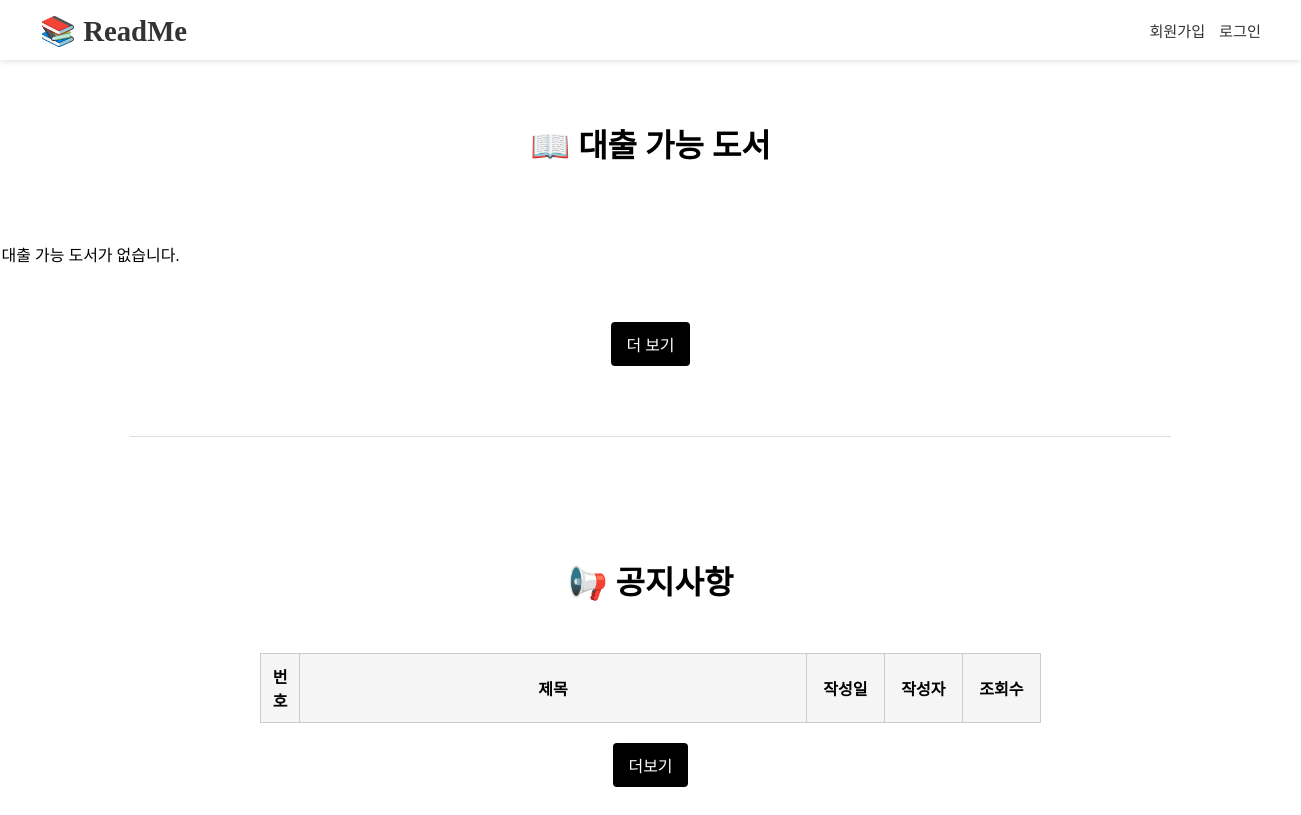
/home.php, run on an earlier commit of the app's database.
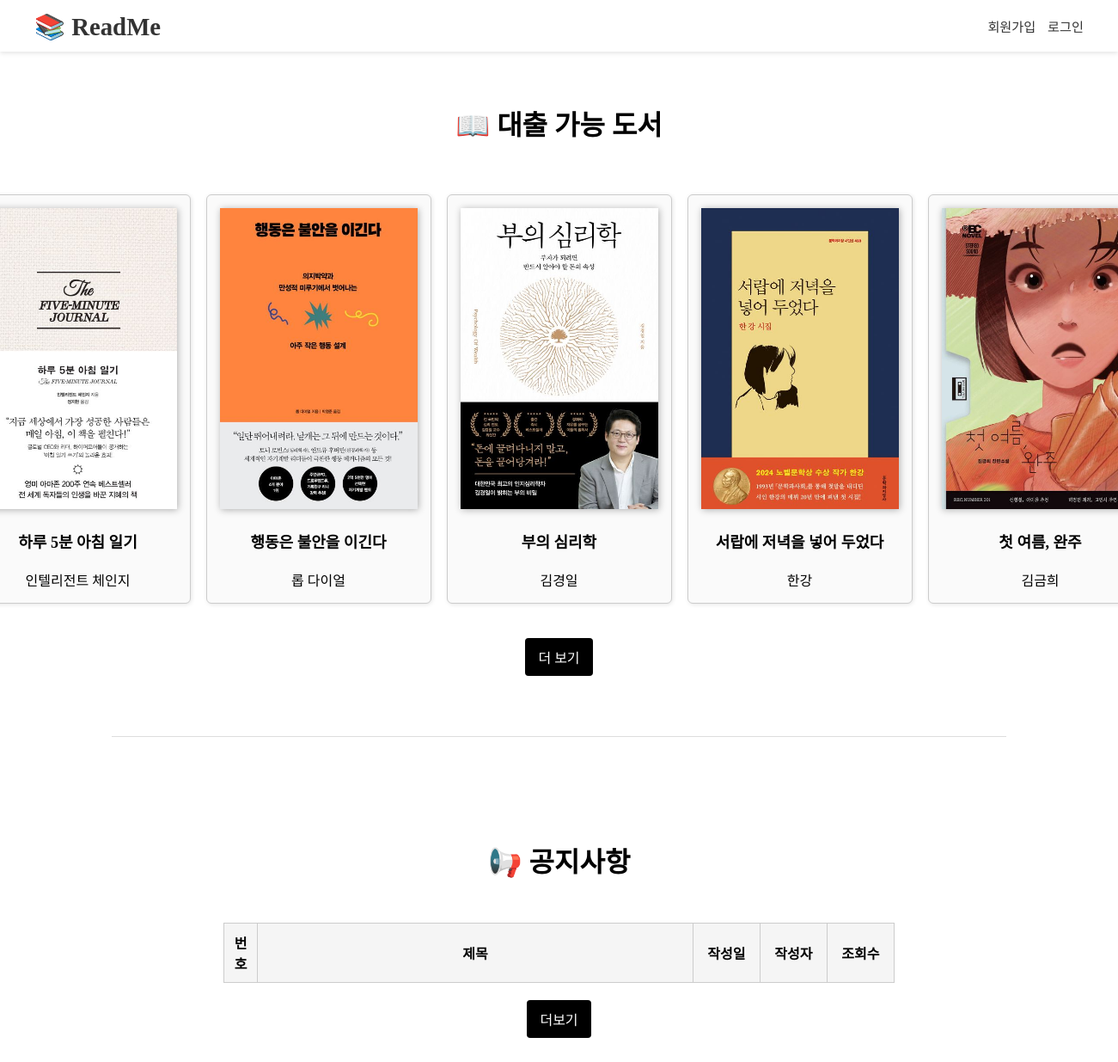
And on a later commit of the database.
### tables this page shows
CREATE TABLE book (
    bno INT unsigned AUTO_INCREMENT,     
    btitle VARCHAR(100) NOT NULL,           
    briter VARCHAR(50) NOT NULL,             
    bpub VARCHAR(50) NOT NULL,               
    bimg VARCHAR(100),                        
    sno INT unsigned,                         
    cno INT unsigned NOT NULL,
    constraint primary key (bno),
    constraint foreign key(sno) references slot(sno) on update cascade on delete cascade,
    constraint foreign key(cno) references category(cno) on update cascade on delete cascade
);

### home.php (the view, shortened to what this page needs)
<?php
include 'db.php';
?>
<?php include 'header.php'; ?>
<?php
$sqlAllBooks = "SELECT bno, btitle, briter, bimg FROM book ORDER BY bno DESC";
$resultAll = $conn->query($sqlAllBooks);
$availableBooks = [];
if ($resultAll->num_rows > 0) {
    while ($book = $resultAll->fetch_assoc()) {
        $bno = $book['bno'];
        $sqlStock = "SELECT istock FROM inven WHERE bno = ? ORDER BY idate DESC LIMIT 1";
        $stmtStock = $conn->prepare($sqlStock);
        $stmtStock->bind_param("i", $bno);
        $stmtStock->execute();
        $resStock = $stmtStock->get_result();
        $currentStock = 0;
        if ($resStock->num_rows > 0) {
            $rowStock = $resStock->fetch_assoc();
            $currentStock = intval($rowStock['istock']);
        }
        $sqlLoan = "SELECT COUNT(*) AS cnt FROM loan WHERE bno = ? AND lstate = 0";
        $stmtLoan = $conn->prepare($sqlLoan);
        $stmtLoan->bind_param("i", $bno);
        $stmtLoan->execute();
        $resLoan = $stmtLoan->get_result();
        $isLoaned = false;
        if ($resLoan->num_rows > 0) {
            $rowLoan = $resLoan->fetch_assoc();
            $isLoaned = intval($rowLoan['cnt']) > 0;
        }
        if ($currentStock > 0 && !$isLoaned) {
            $availableBooks[] = $book;
        }
        if (count($availableBooks) >= 5) break;
    }
}
?>
<div class="bookBox">
    <h1>📖 대출 가능 도서</h1>
    <div class="bookList">
        <?php if (count($availableBooks) > 0): ?>
            <?php foreach ($availableBooks as $book): ?>
            <div class="bookItem">
                <a href="./book/bookView.php?bno=<?= htmlspecialchars($book['bno']) ?>">
                    <img src="img/<?= htmlspecialchars($book['bimg']) ?>" alt="<?= htmlspecialchars($book['btitle']) ?>" />
                </a>
                <div class="bookTitle"><?= htmlspecialchars($book['btitle']) ?></div>
                <div class="bookAuthor"><?= htmlspecialchars($book['briter']) ?></div>
            </div>
            <?php endforeach; ?>
        <?php else: ?>
            <p class="noBooks">대출 가능 도서가 없습니다.</p>
        <?php endif; ?>
    </div>
    <a href="./book/bookList.php" class="moreButton">더 보기</a>
</div>
<hr class="homeHr">
<div class="noticeBoard">
    <h1>📢 공지사항</h1>
    <table class="noticeTable">
        <thead>
            <tr>
                <th style="width: 5%;">번호</th>
                <th style="width: 65%;">제목</th>
                <th>작성일</th>
                <th>작성자</th>
                <th>조회수</th>
            </tr>
        </thead>
    </table>
    <div class="noticeMore">
        <a href="/readme/board/notice.php" class="moreButton">더보기</a>
    </div>
</div>
</body>
</html>

### header.php (shortened to what this page needs)
<!DOCTYPE html>
<html lang="ko">
<head>
    <link rel="stylesheet" href="/readme/css/main.css">
    <link rel="stylesheet" href="/readme/css/header.css">
    <link rel="stylesheet" href="/readme/css/book.css">
    <link rel="stylesheet" href="/readme/css/user.css">
    <link rel="stylesheet" href="/readme/css/admin.css">
    <link rel="stylesheet" href="/readme/css/board.css">
</head>
<body>
    <header class="globalHeader">
        <div class="headerWrapper">
            <h1 class="siteTitle"><a href="/readme/home.php">📚 ReadMe</a></h1>
            <div class="loginStatus">
            <?php
            if (isset($_SESSION['adno'])) {
                echo "<strong>" . htmlspecialchars($_SESSION['adname']) . "</strong>님
                      <a href='/readme/admin/logout.php'>로그아웃</a>
                      <a href='/readme/admin/info.php'>관리자 전용</a>";
            } else if (isset($_SESSION['uno'])) {
                echo "<strong>" . htmlspecialchars($_SESSION['uname']) . "</strong>님
                      <a href='/readme/user/logout.php'>로그아웃 </a>
                      <a href='/readme/user/info.php'>마이페이지</a>";
            } else {
                echo "
                    <a href='/readme/user/join.php'>회원가입</a>
                    <a href='/readme/user/login.php'>로그인</a>
                ";
            }
            ?>
            </div>
        </div>
    </header>

### css/main.css (style rules this page uses)
* { font-family: 'NEXON Lv1 Gothic OTF'; }
a { text-decoration: none; color: black; }
html, body { margin: 0; padding: 0; height: 100%; }
body { padding-top: 60px; }
.bookBox > h1 { margin:60px 0px; }
.bookBox, .searchBox { text-align: center; }
.bookList { display: grid; grid-template-columns: repeat(5, 260px); gap: 20px; justify-content: center; justify-items: center; margin: 30px 0px; }
.bookItem { border: 1px solid #ccc; padding: 15px; width: 230px; text-align: center; border-radius: 6px; background-color: #fafafa; box-shadow: 1px 1px 5px rgba(0, 0, 0, 0.1); }
.bookItem img { width: 100%; height: 350px; object-fit: cover; box-shadow: 1px 1px 8px rgba(0, 0, 0, 0.3); }
.moreButton { margin-top: 10px; display: inline-block; padding: 10px 15px; background: black; color: white; text-decoration: none; border-radius: 4px; margin-bottom: 20px; }
.homeHr { width: 80%; border: none; border-top: 1px solid #ddd; margin: 50px auto; }

### css/header.css (style rules this page uses)
.globalHeader { position: fixed; top: 0; left: 0; width: 100%; height: 60px; background-color: #fff; box-shadow: 0 2px 5px rgba(0,0,0,0.1); z-index: 1000; display: flex; align-items: center; padding: 0 40px; box-sizing: border-box; }
.headerWrapper { width: 100%; display: flex; justify-content: space-between; align-items: center; }
.siteTitle a { text-decoration: none; font-size: 1.8rem; font-weight: bold; color: #333; }
.loginStatus { font-size: 0.95rem; }
.loginStatus a { margin-left: 10px; color: #333; text-decoration: none; }

### css/book.css (style rules this page uses)
.bookTitle { font-size: 18px; margin: 20px 0px; font-weight: bold; }

### css/board.css (style rules this page uses)
.noticeBoard { width: 60%; margin: 50px auto; padding: 30px; }
.noticeBoard h1 { text-align: center; margin: 40px 0px 50px 0px; }
.noticeTable { width: 100%; border-collapse: collapse; }
.noticeTable th, .noticeTable td { border: 1px solid #ccc; padding: 10px; text-align: center; }
.noticeTable th { background-color: #f5f5f5; }
.noticeMore { text-align: center; margin-top: 10px; }

What changed in the data, as far as the page shows it:
added book: bimg (picture), btitle "하루 5분 아침 일기", briter "인텔리전트 체인지"
added book: bimg (picture), btitle "행동은 불안을 이긴다", briter "롭 다이얼"
added book: bimg (picture), btitle "부의 심리학", briter "김경일"
added book: bimg (picture), btitle "서랍에 저녁을 넣어 두었다", briter "한강"
added book: bimg (picture), btitle "첫 여름, 완주", briter "김금희"
Also different on the page:
text no longer shown: "대출 가능 도서가 없습니다."
